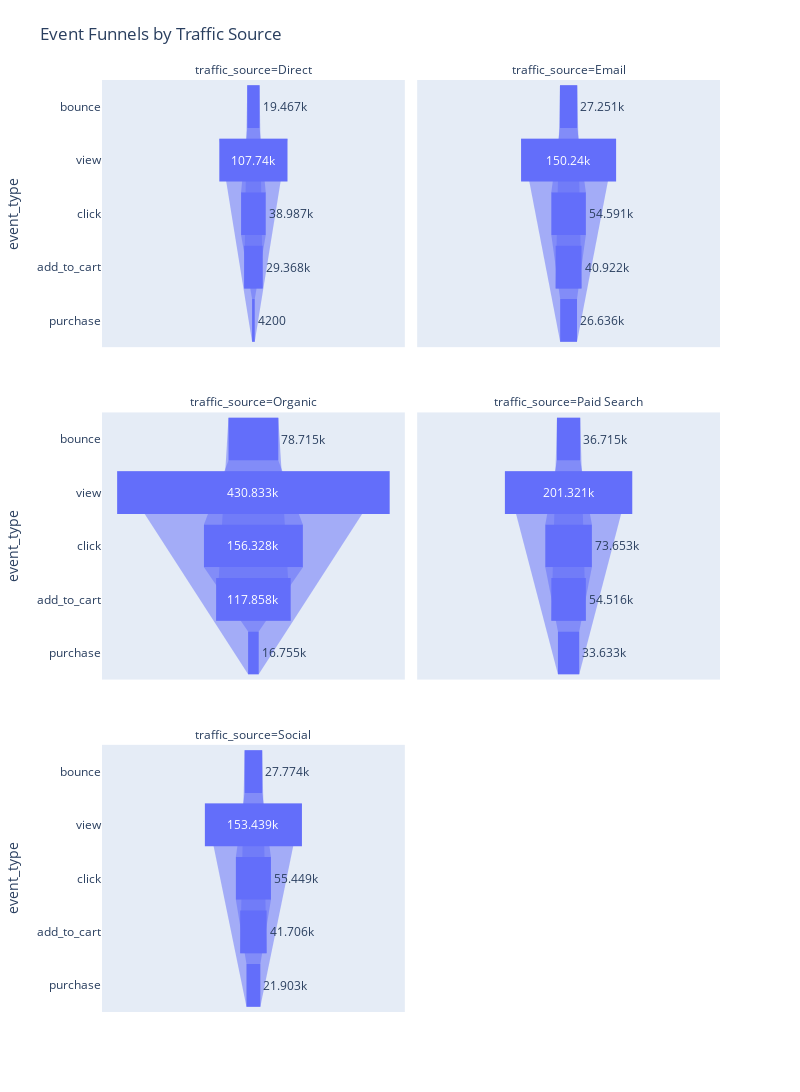

Notebook cell for this chart:
### Code cell
fig = px.funnel(
    funnel_df,
    x="count",
    y="event_type",
    facet_col="traffic_source",
    facet_col_wrap=2,   #wrap after 3 columns
    category_orders={"event_type": custom_order},
    title="Event Funnels by Traffic Source"
)

fig.update_layout(
    height=1200,        
    width=800,        
    margin=dict(t=80)
)

fig.show()

### Figure 1 — Plotly figure (JSON) as saved in the notebook; plotly's stock layout.template omitted (floating-point values rounded to 4 significant figures)
{"data": [{"hovertemplate": "traffic_source=Direct<br>count=%{x}<br>event_type=%{y}<extra></extra>", "legendgroup": "", "marker": {"color": "#636efa"}, "name": "", "orientation": "h", "showlegend": false, "type": "funnel", "x": [29368, 19467, 38987, 4200, 107740], "xaxis": "x5", "y": ["add_to_cart", "bounce", "click", "purchase", "view"], "yaxis": "y5"}, {"hovertemplate": "traffic_source=Email<br>count=%{x}<br>event_type=%{y}<extra></extra>", "legendgroup": "", "marker": {"color": "#636efa"}, "name": "", "orientation": "h", "showlegend": false, "type": "funnel", "x": [40922, 27251, 54591, 26636, 150240], "xaxis": "x6", "y": ["add_to_cart", "bounce", "click", "purchase", "view"], "yaxis": "y6"}, {"hovertemplate": "traffic_source=Organic<br>count=%{x}<br>event_type=%{y}<extra></extra>", "legendgroup": "", "marker": {"color": "#636efa"}, "name": "", "orientation": "h", "showlegend": false, "type": "funnel", "x": [117858, 78715, 156328, 16755, 430833], "xaxis": "x3", "y": ["add_to_cart", "bounce", "click", "purchase", "view"], "yaxis": "y3"}, {"hovertemplate": "traffic_source=Paid Search<br>count=%{x}<br>event_type=%{y}<extra></extra>", "legendgroup": "", "marker": {"color": "#636efa"}, "name": "", "orientation": "h", "showlegend": false, "type": "funnel", "x": [54516, 36715, 73653, 33633, 201321], "xaxis": "x4", "y": ["add_to_cart", "bounce", "click", "purchase", "view"], "yaxis": "y4"}, {"hovertemplate": "traffic_source=Social<br>count=%{x}<br>event_type=%{y}<extra></extra>", "legendgroup": "", "marker": {"color": "#636efa"}, "name": "", "orientation": "h", "showlegend": false, "type": "funnel", "x": [41706, 27774, 55449, 21903, 153439], "xaxis": "x", "y": ["add_to_cart", "bounce", "click", "purchase", "view"], "yaxis": "y"}], "layout": {"annotations": [{"font": {}, "showarrow": false, "text": "traffic_source=Social", "x": 0.245, "xanchor": "center", "xref": "paper", "y": 0.2867, "yanchor": "bottom", "yref": "paper"}, {"font": {}, "showarrow": false, "text": "traffic_source=Organic", "x": 0.245, "xanchor": "center", "xref": "paper", "y": 0.6433, "yanchor": "bottom", "yref": "paper"}, {"font": {}, "showarrow": false, "text": "traffic_source=Paid Search", "x": 0.755, "xanchor": "center", "xref": "paper", "y": 0.6433, "yanchor": "bottom", "yref": "paper"}, {"font": {}, "showarrow": false, "text": "traffic_source=Direct", "x": 0.245, "xanchor": "center", "xref": "paper", "y": 1.0, "yanchor": "bottom", "yref": "paper"}, {"font": {}, "showarrow": false, "text": "traffic_source=Email", "x": 0.755, "xanchor": "center", "xref": "paper", "y": 1.0, "yanchor": "bottom", "yref": "paper"}], "height": 1200, "legend": {"tracegroupgap": 0}, "margin": {"t": 80}, "title": {"text": "Event Funnels by Traffic Source"}, "width": 800, "xaxis": {"anchor": "y", "domain": [0, 0.49], "title": {"text": "count"}}, "xaxis2": {"anchor": "y2", "domain": [0.51, 1], "matches": "x", "title": {"text": "count"}}, "xaxis3": {"anchor": "y3", "domain": [0, 0.49], "matches": "x", "showticklabels": false}, "xaxis4": {"anchor": "y4", "domain": [0.51, 1], "matches": "x", "showticklabels": false}, "xaxis5": {"anchor": "y5", "domain": [0, 0.49], "matches": "x", "showticklabels": false}, "xaxis6": {"anchor": "y6", "domain": [0.51, 1], "matches": "x", "showticklabels": false}, "yaxis": {"anchor": "x", "categoryarray": ["bounce", "view", "click", "add_to_cart", "purchase"], "categoryorder": "array", "domain": [0, 0.2867], "title": {"text": "event_type"}}, "yaxis2": {"anchor": "x2", "domain": [0, 0.2867], "matches": "y", "showticklabels": false}, "yaxis3": {"anchor": "x3", "categoryarray": ["bounce", "view", "click", "add_to_cart", "purchase"], "categoryorder": "array", "domain": [0.3567, 0.6433], "matches": "y", "title": {"text": "event_type"}}, "yaxis4": {"anchor": "x4", "domain": [0.3567, 0.6433], "matches": "y", "showticklabels": false}, "yaxis5": {"anchor": "x5", "categoryarray": ["bounce", "view", "click", "add_to_cart", "purchase"], "categoryorder": "array", "domain": [0.7133, 1.0], "matches": "y", "title": {"text": "event_type"}}, "yaxis6": {"anchor": "x6", "domain": [0.7133, 1.0], "matches": "y", "showticklabels": false}}}
